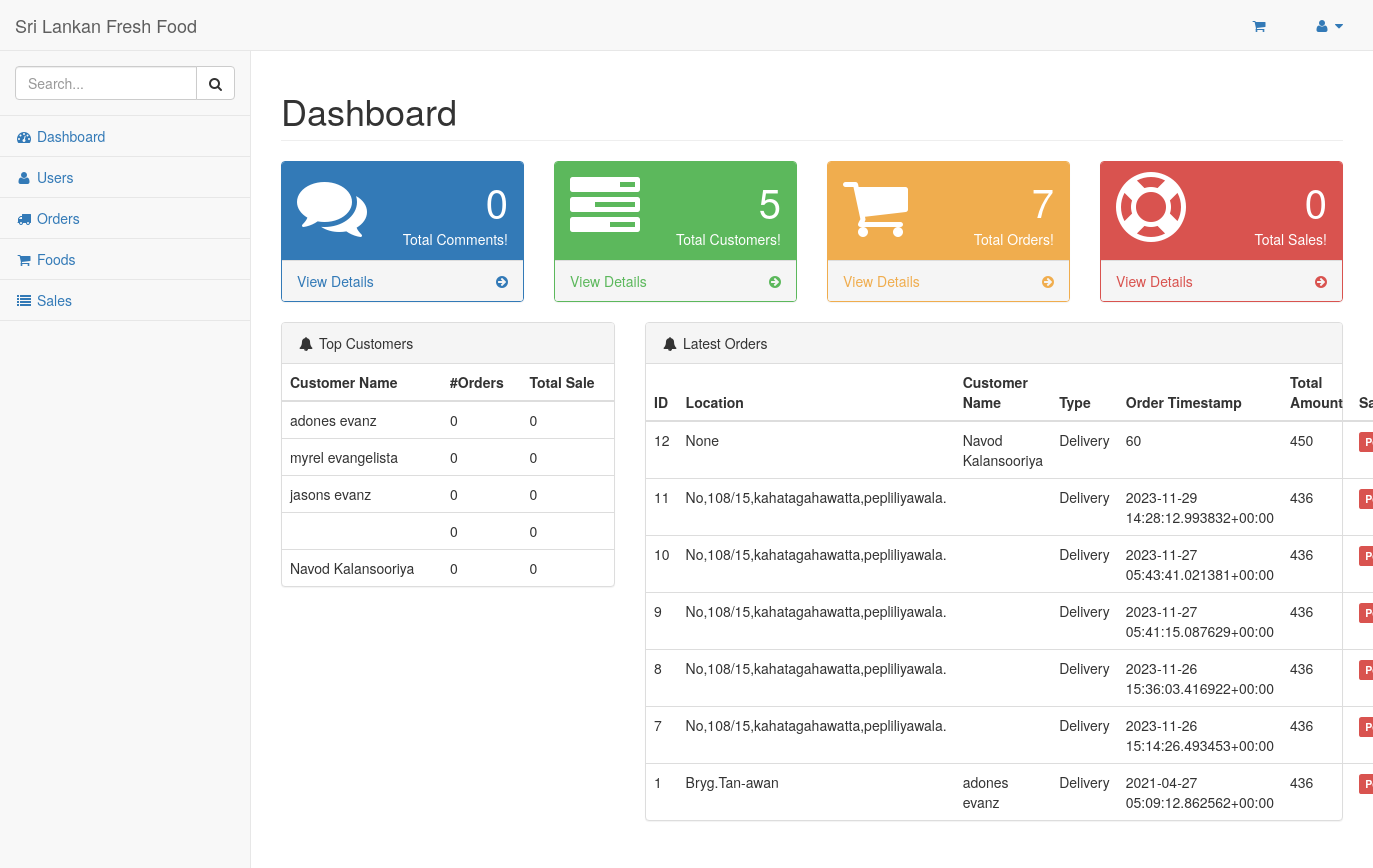
Page /dashboard/admin/ (signed in) on the committed database.
### hotel/models.py (models this page shows, shortened)
class Customer(models.Model):
    pending = 'Pending'
    verified = 'Verified'
    STATUS = (
        (pending,pending),
        (verified,verified),
    )
    customer = models.ForeignKey(User, on_delete=models.CASCADE)
    address = models.TextField()
    contact = models.CharField(max_length = 10)
    orders = models.IntegerField(default=0)
    total_sale = models.IntegerField(default=0)

class Order(models.Model):
    pending = 'Pending'
    completed = 'Completed'
    STATUS = (
        (pending,pending),
        (completed,completed),
    )
    cod = 'Cash On Delivery'
    card = 'Card Payment'
    upi = 'UPI Payment'
    PAYMENT = (
        (cod,cod),
        (card,card),
        (upi,upi),
    )
    pickup = 'PickUp'
    delivery = 'Delivery'
    TYPE = (
        (pickup, pickup),
        (delivery, delivery),
    )
    customer = models.ForeignKey(Customer,on_delete=models.CASCADE)
    order_timestamp = models.CharField(max_length=100, blank=True)
    delivery_timestamp = models.CharField(max_length=100, blank=True)
    payment_status = models.CharField(max_length = 100, choices = STATUS)
    delivery_status = models.CharField(max_length = 100, choices = STATUS)
    if_cancelled = models.BooleanField(default = False)
    total_amount = models.IntegerField()
    payment_method = models.CharField(max_length = 100, choices = PAYMENT)
    location = models.CharField(max_length=200, blank=True, null=True)
    delivery_boy = models.ForeignKey(Staff,on_delete=models.CASCADE, null=True, blank=True)

### hotel/views.py (the view)
# urls.py: url(r'^dashboard/admin/$', views.dashboard_admin, name='dashboard_admin'),
@login_required
@staff_member_required
def dashboard_admin(request):
    comments = Comment.objects.count()
    orders = Order.objects.count()
    customers = Customer.objects.count()
    completed_orders = Order.objects.filter(payment_status="Completed")
    top_customers = Customer.objects.filter().order_by('-total_sale')
    latest_orders = Order.objects.filter().order_by('-order_timestamp')
    datas = Data.objects.filter().order_by('date')
    sales = 0
    for order in completed_orders:
        sales += order.total_amount
    context = {
        'comments':comments,
        'orders':orders,
        'customers':customers,
        'sales':sales,
        'top_customers': top_customers,
        'latest_orders':latest_orders,
        'datas':datas,
    }
    return render(request, 'admin_temp/index.html', context)

### hotel/templates/admin_temp/index.html (shortened to what this page needs)
{% load static %}
{% include "includes/base.html" %}
{% include "includes/navbarheader.html" %}
{% include "includes/navtop.html" %}
{% include "includes/sidemenu.html" %}
</nav>
<div id="page-wrapper">
    <div class="row">
        <div class="col-lg-12">
            <h1 class="page-header">Dashboard</h1>
        </div>
    </div>
    <div class="row">
        <div class="col-lg-3 col-md-6">
            <div class="panel panel-primary">
                <div class="panel-heading">
                    <div class="row">
                        <div class="col-xs-3">
                            <i class="fa fa-comments fa-5x"></i>
                        </div>
                        <div class="col-xs-9 text-right">
                            <div class="huge">{{comments}}</div>
                            <div>Total Comments!</div>
                        </div>
                    </div>
                </div>
                <a href="#">
                    <div class="panel-footer">
                        <span class="pull-left">View Details</span>
                        <span class="pull-right">
                            <i class="fa fa-arrow-circle-right"></i>
                        </span>
                        <div class="clearfix"></div>
                    </div>
                </a>
            </div>
        </div>
        <div class="col-lg-3 col-md-6">
            <div class="panel panel-green">
                <div class="panel-heading">
                    <div class="row">
                        <div class="col-xs-3">
                            <i class="fa fa-tasks fa-5x"></i>
                        </div>
                        <div class="col-xs-9 text-right">
                            <div class="huge">{{customers}}</div>
                            <div>Total Customers!</div>
                        </div>
                    </div>
                </div>
                <a href="{% url 'hotel:users_admin' %}">
                    <div class="panel-footer">
                        <span class="pull-left">View Details</span>
                        <span class="pull-right">
                            <i class="fa fa-arrow-circle-right"></i>
                        </span>
                        <div class="clearfix"></div>
                    </div>
                </a>
            </div>
        </div>
        <div class="col-lg-3 col-md-6">
            <div class="panel panel-yellow">
                <div class="panel-heading">
                    <div class="row">
                        <div class="col-xs-3">
                            <i class="fa fa-shopping-cart fa-5x"></i>
                        </div>
                        <div class="col-xs-9 text-right">
                            <div class="huge">{{orders}}</div>
                            <div>Total Orders!</div>
                        </div>
                    </div>
                </div>
                <a href="{% url 'hotel:orders_admin' %}">
                    <div class="panel-footer">
                        <span class="pull-left">View Details</span>
                        <span class="pull-right">
                            <i class="fa fa-arrow-circle-right"></i>
                        </span>
                        <div class="clearfix"></div>
                    </div>
                </a>
            </div>
        </div>
        <div class="col-lg-3 col-md-6">
            <div class="panel panel-red">
                <div class="panel-heading">
                    <div class="row">
                        <div class="col-xs-3">
                            <i class="fa fa-support fa-5x"></i>
                        </div>
                        <div class="col-xs-9 text-right">
                            <div class="huge">{{sales}}</div>
                            <div>Total Sales!</div>
                        </div>
                    </div>
                </div>
                <a href="{% url 'hotel:sales_admin' %}">
                    <div class="panel-footer">
                        <span class="pull-left">View Details</span>
                        <span class="pull-right">
                            <i class="fa fa-arrow-circle-right"></i>
                        </span>
                        <div class="clearfix"></div>
                    </div>
                </a>
            </div>
        </div>
    </div>
            <div class="row">
                <div class="col-lg-4">
                    <div class="panel panel-default">
                        <div class="panel-heading">
                            <i class="fa fa-bell fa-fw"></i> Top Customers
                        </div>
                        <table class="table">
                          <thead>
                            <tr>
                              <th scope="col">Customer Name</th>
                              <th scope="col">#Orders</th>
                              <th scope="col">Total Sale</th>
                            </tr>
                          </thead>
                          <tbody>
                            {% for customer in top_customers %}
                            <tr>
                              <td>{{customer.customer.first_name}} {{customer.customer.last_name}}</td>
                              <td>{{customer.orders}}</td>
                              <td>{{customer.total_sale}}</td>
                            </tr>
                            {% endfor %}
                          </tbody>
                        </table>
                    </div>
                </div>
                <div class="col-lg-8">
                    <div class="panel panel-default">
                        <div class="panel-heading">
                            <i class="fa fa-bell fa-fw"></i> Latest Orders
                        </div>
                        <table class="table">
                          <thead>
                            <tr>
                              <th scope="col">ID</th>
                              <th scope="col">Location</th>
                              <th scope="col">Customer Name</th>
                              <th scope="col">Type</th>
                              <th scope="col">Order Timestamp</th>
                              <th scope="col">Total Amount</th>
                              <th scope="col">Satus</th>
                            </tr>
                          </thead>
                          <tbody>
                            {% for order in latest_orders %}
                            <tr>
                              <td>{{order.id}}</td>
                              <td>{{order.location}}</td>
                              <td>{{order.customer.customer.first_name}} {{order.customer.customer.last_name}}</td>
                              <td>Delivery</td>
                              <td>{{order.order_timestamp}}</td>
                              <td>{{order.total_amount}}</td>
                              <td>
                                  {% if order.delivery_status == "Completed" %}
                                    <span class="label label-success">Delivered</span>
                                  {% elif order.delivery_status == "Processing" %}
                                    <span class="label label-warning">Processing</span>
                                  {% else %}
                                    <span class="label label-danger">Pending</span>
                                  {% endif %}
                              </td>
                            </tr>
                            {% endfor %}
                          </tbody>
                        </table>
                    </div>
                </div>
            </div>
            <div id="chart_div" style="width: 100%; height: 500px;"></div>
        </div>
    </div>
{% include "includes/scripts.html" %}

### rows in the picture
Customer: customer.first_name "adones", customer.last_name "evanz", orders "0", total_sale "0"
Customer: customer.first_name "myrel", customer.last_name "evangelista", orders "0", total_sale "0"
Customer: customer.first_name "jasons", customer.last_name "evanz", orders "0", total_sale "0"
Customer: orders "0", total_sale "0"
Customer: customer.first_name "Navod", customer.last_name "Kalansooriya", orders "0", total_sale "0"
Order: id "12", location "None", customer.customer.first_name "Navod", customer.customer.last_name "Kalansooriya", order_timestamp "60", total_amount "450", delivery_status "Pending"
Order: id "11", location "No,108/15,kahatagahawatta,pepliliyawala.", order_timestamp "2023-11-29 14:28:12.993832+00:00", total_amount "436", delivery_status "Pending"
Order: id "10", location "No,108/15,kahatagahawatta,pepliliyawala.", order_timestamp "2023-11-27 05:43:41.021381+00:00", total_amount "436", delivery_status "Pending"
Order: id "9", location "No,108/15,kahatagahawatta,pepliliyawala.", order_timestamp "2023-11-27 05:41:15.087629+00:00", total_amount "436", delivery_status "Pending"
Order: id "8", location "No,108/15,kahatagahawatta,pepliliyawala.", order_timestamp "2023-11-26 15:36:03.416922+00:00", total_amount "436", delivery_status "Pending"
Order: id "7", location "No,108/15,kahatagahawatta,pepliliyawala.", order_timestamp "2023-11-26 15:14:26.493453+00:00", total_amount "436", delivery_status "Pending"
Order: id "1", location "Bryg.Tan-awan", customer.customer.first_name "adones", customer.customer.last_name "evanz", order_timestamp "2021-04-27 05:09:12.862562+00:00", total_amount "436", delivery_status "Pending"

### other values in the picture
{{ comments }} "0"
{{ customers }} "5"
{{ orders }} "7"
{{ sales }} "0"
